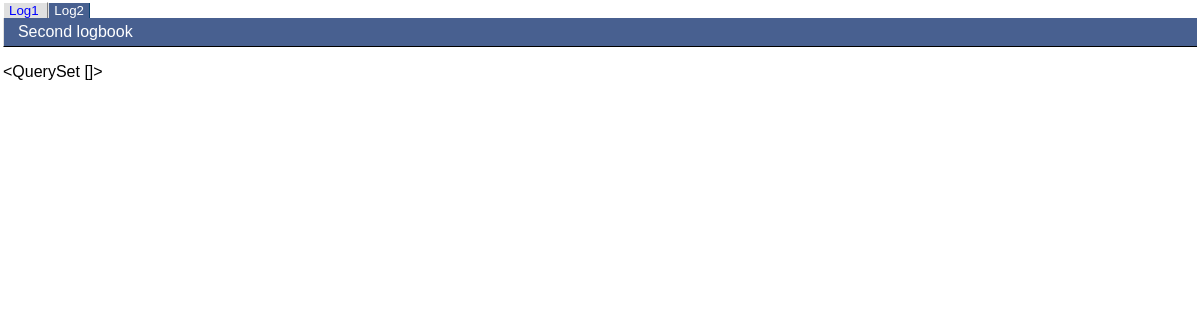
/Log2/, run on an earlier commit of the app's database.
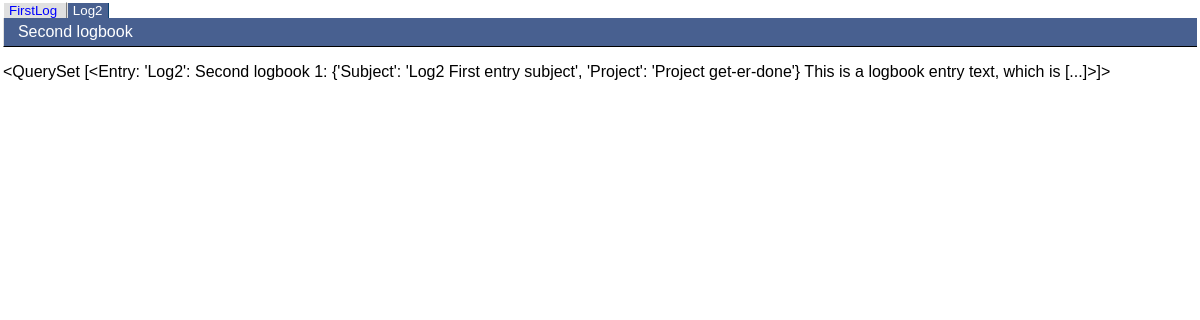
And on a later commit of the database.
### flexelog/models.py (models this page shows)
class Logbook(models.Model):
    name = models.CharField(
        max_length=MAX_LOGBOOK_NAME,
        blank=False,
        validators=[validate_logbook_name],
        unique=True,
    )
    comment = models.CharField(max_length=50, blank=True)
    config = models.TextField(blank=True, null=True)
    def __str__(self):
        return (
            f"'{self.name}':   {self.comment}"
        )

class Entry(models.Model):
    rowid = models.AutoField(primary_key=True, blank=True)
    lb = models.ForeignKey(Logbook, on_delete=models.PROTECT)
    id = models.IntegerField(blank=True, null=True)
    date = models.TextField(blank=True, null=True)
    attrs = models.JSONField(blank=True, null=True)
    reply_to = models.IntegerField(blank=True, null=True)
    encoding = models.TextField(blank=True, null=True)
    attachments = models.JSONField(blank=True, null=True)
    locked_by = models.TextField(blank=True, null=True)
    text = models.TextField(blank=True, null=True)
    def __str__(self):
        return (
            f"{self.lb} {self.id}: {self.date} {self.attrs} "
            f"{shorten(self.text, 50)}"
        )
    class Meta:
        constraints = [
            models.UniqueConstraint(fields = ("lb", "id"), name="id in logbook")
        ]

### flexelog/views.py (the view)
# urls.py: path("<str:lb_name>/", views.logbook, name="logbook"),
def logbook(request, lb_name):
    try:
        logbook = Logbook.objects.get(name=lb_name)
    except Entry.DoesNotExist:
        raise  # XXX
    context = {
        "logbook": logbook,
        "logbooks": Logbook.objects.all(),
    }
    return render(request, "flexelog/entry_list.html", context)

### flexelog/templates/flexelog/entry_list.html
{% extends "flexelog/base.html" %}
{% block body %}
{% include "flexelog/include/lb_tabs.html" %}
<p>{{ logbook.entry_set.all }}</p>
{% endblock body %}

### flexelog/templates/flexelog/base.html (shortened to what this page needs)
{% load static %}
<!DOCTYPE html>
<html>
<head>
        <link rel="stylesheet" type="text/css" href="{% static 'flexelog/elog.css' %}">
</head>
<body>
  {% block body %}
  {% endblock %}
</body>
</html>

### flexelog/templates/flexelog/include/lb_tabs.html
<table class="frame" cellpadding="0" cellspacing="0">
<tr>
    <td class="tabs">
    {% for lb in logbooks %}
        <span class="{% if lb.name == logbook.name %}s{% endif %}ltab">
        <a href="{% url 'flexelog:logbook' lb.name %}" title="{{ lb.comment }}">{{ lb.name }}</a>
        </span>
    {% endfor %}
    </td>
</tr>
<tr><td>
<table width="100%" border="0" cellpadding="0" cellspacing="0">
  <tr><td class="title1">&nbsp;&nbsp;{{ logbook.comment }}&nbsp;</td></tr>
</table>
</td></tr>
</table>

### flexelog/static/flexelog/elog.css (style rules this page uses)
body { margin:3px; color:black; background-color:white; font-family:verdana,tahoma,sans-serif; }
a:link { color:#0000FF; text-decoration:none }
td { color:black; font-size:12px; }
.frame { width:100%; }
.tabs { font-family:sans-serif; font-size:10pt; background-color:white; }
.ltab a { background-color:#E0E0E0; padding-left:5px; padding-right:5px; }
.ltab { background-color:#E0E0E0; border-top:1px solid white; border-left:1px solid white; border-right:1px solid gray; }
.sltab a { background-color:#486090; color:white; padding-left:5px; padding-right:5px; }
.sltab { background-color:#486090; color:white; border-left:1px solid #E0E0E0; border-right:1px solid #084070; }
.title1 { padding:5px; background-color:#486090; border-bottom:1px solid black; border-left:1px solid #E0E0E0; color:white; font-size:medium; font-family:sans-serif; text-align:left; }

What changed in the data, as far as the page shows it:
changed Logbook: name "Log1" → "FirstLog"
computed for Logbook "Log2": entry_set.all "<QuerySet []>" → "<QuerySet [<Entry: 'Log2': Second logbook 1: {'Subject': 'Log2 First entry subject', 'Project': 'Project get-er-done'} This is a logbook entry text, which is [...]>]>"
